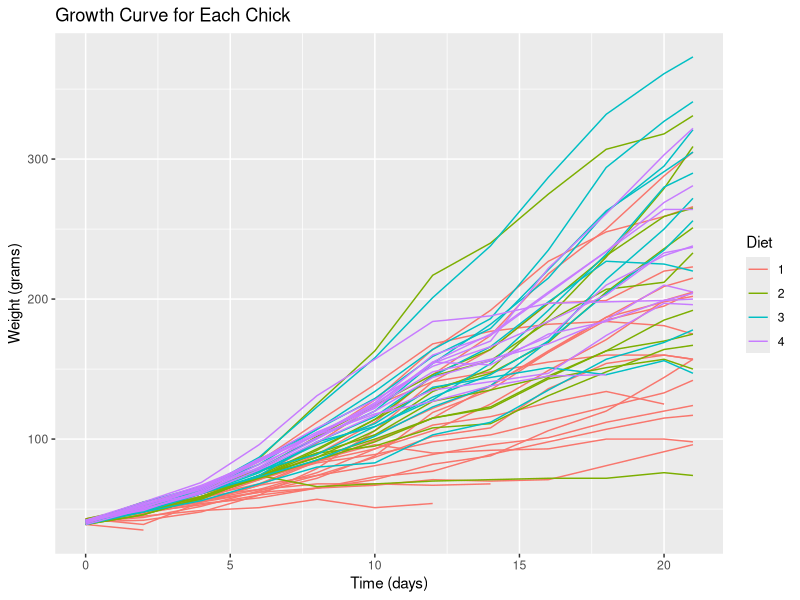
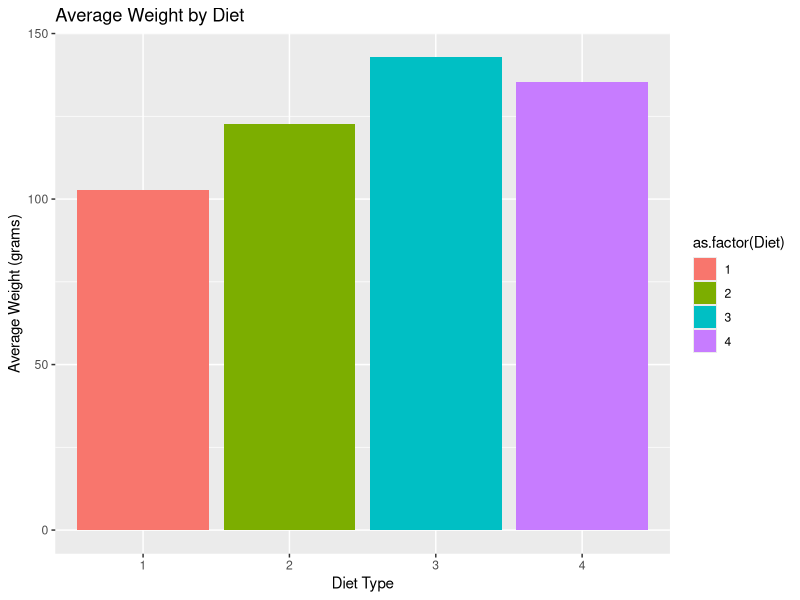
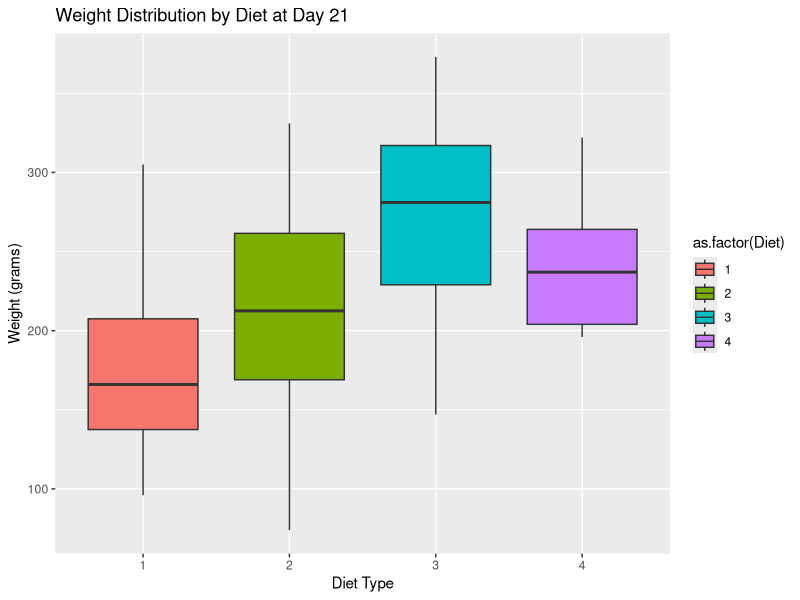

Here is the R script that generated these plots, in order:
## ---- chunk 1
library(ggplot2)
library(dplyr)
## ---- chunk 2
data("ChickWeight")
## ---- chunk 3
str(ChickWeight)
summary(ChickWeight)
## ---- chunk 4
ggplot(ChickWeight, aes(x = Time, y = weight, group = Chick, color = as.factor(Diet))) + 
  geom_line() + 
  ggtitle("Growth Curve for Each Chick") + 
  xlab("Time (days)") + 
  ylab("Weight (grams)") +
  labs(color = "Diet")
## ---- chunk 5
ChickWeight %>%
  group_by(Diet) %>%
  summarize(AverageWeight = mean(weight)) %>%
  ggplot(aes(x = as.factor(Diet), y = AverageWeight, fill = as.factor(Diet))) +
  geom_bar(stat = "identity") +
  ggtitle("Average Weight by Diet") +
  xlab("Diet Type") +
  ylab("Average Weight (grams)")
## ---- chunk 6
ChickWeight %>% 
  filter(Time == 21) %>%
  ggplot(aes(x = as.factor(Diet), y = weight, fill = as.factor(Diet))) +
  geom_boxplot() +
  ggtitle("Weight Distribution by Diet at Day 21") +
  xlab("Diet Type") +
  ylab("Weight (grams)")
